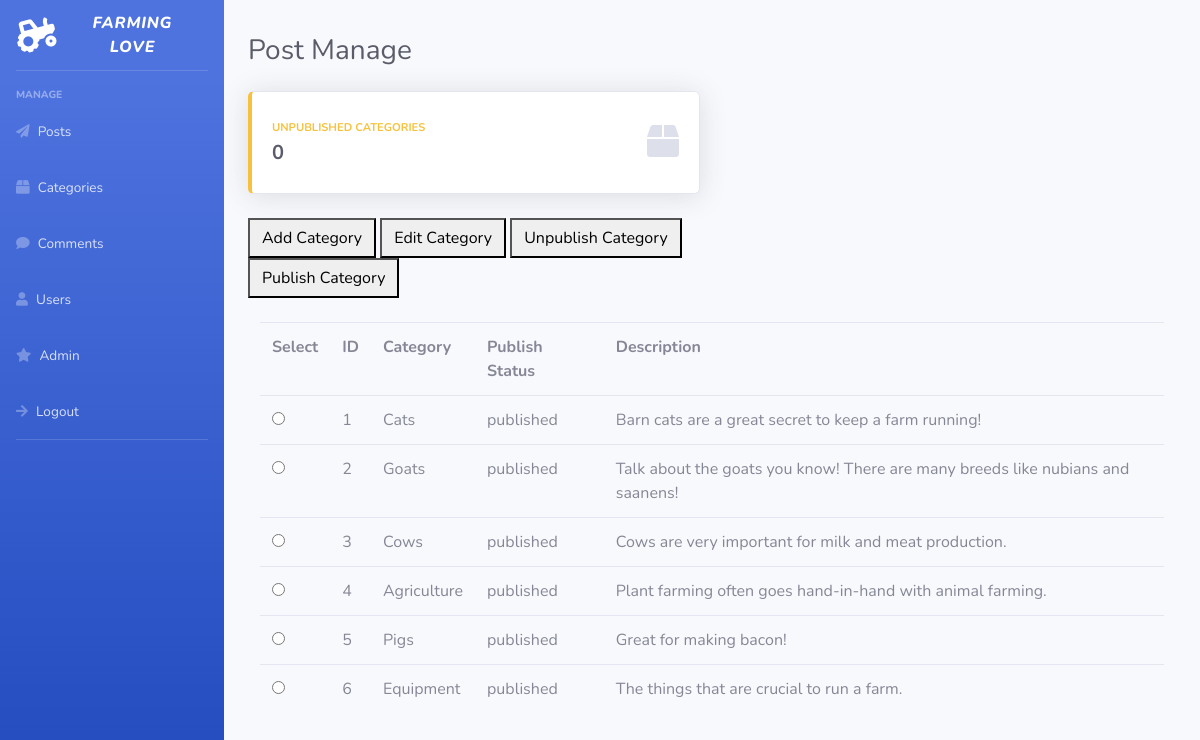
/admin/admincategoriesmanage.php (signed in), run on the app's committed database.
### tables this page shows
CREATE TABLE `category` (
  `category_id` int(11) NOT NULL,
  `categoryname` varchar(33) NOT NULL,
  `description` mediumtext NOT NULL,
  `status` tinyint(1) NOT NULL
);

### queries.php (called while the page is built, shortened)
<?php
$categoryq = "SELECT * FROM `category` ORDER BY 'post_id'";
$categories = mysqli_query($conn, $categoryq);
?>

### admin/admincategoriesmanage.php (the view, shortened to what this page needs)
<?php
include("../connectionvar.php");
include("../queries.php");
?>
<!DOCTYPE html>
<html lang="en">
<head>
    <link href="vendor/fontawesome-free/css/all.min.css" rel="stylesheet" type="text/css">
    <link href="css/sb-admin-2.min.css" rel="stylesheet">
</head>
<body id="page-top">
    <div id="wrapper">
    <?php
        require("adminsidebar.php");
    ?>
        <div id="content-wrapper" class="d-flex flex-column">
            <div id="content">
                <div class="container-fluid">
                    <div class="d-sm-flex align-items-center justify-content-between mb-4">
                        <h1 class="h3 mb-0 text-gray-800"> <br>Post Manage</h1>
                    </div>
                    <div class="row">
                        <div class="col-xl-6 col-md-6 mb-4">
                            <div class="card border-left-warning shadow h-100 py-2">
                                <div class="card-body">
                                    <div class="row no-gutters align-items-center">
                                        <div class="col mr-2">
                                            <div class="text-xs font-weight-bold text-warning text-uppercase mb-1">
                                                Unpublished Categories
                                            </div>
                                            <div class="h5 mb-0 font-weight-bold text-gray-800">
                                            <?php
                                            $c = 0;
                                            echo $c;
                                            ?>
                                            </div>
                                        </div>
                                        <div class="col-auto">
                                            <i class="fas fa-box fa-2x text-gray-300"></i>
                                        </div>
                                    </div>
                                </div>
                            </div>
                        </div>
                    </div>
                    <div class = "row">
                        <div class="col-xl-6 col-md-4 mb-4">
                            <form method = 'POST' action = "<?php echo $_SERVER['PHP_SELF']; ?>">
                            <button class="btn-icon-split" type = 'submit' name = 'addcategory'>
                                <span class="text">Add Category</span>
                            </button>
                            <button class="btn-icon-split" type = 'submit' name = 'editcategory'>
                                <span class="text">Edit Category</span>
                            </button>
                            <button class="btn-icon-split" type = 'submit' name = 'status0'>
                                <span class="text">Unpublish Category</span>
                            </button>
                            <button class="btn-icon-split" type = 'submit' name = 'status1'>
                                <span class="text">Publish Category</span>
                            </button>
                        </div>
                    </div>
                    <div class="col-xl-12 col-md-12 mb-4">
                        <table class="table">
                            <tr>
                            <th> Select </th>
                            <th> ID </th>
                            <th> Category </th>
                            <th> Publish Status </th>
                            <th> Description </th>
                            </tr>
                        <form method = 'POST' action = "<?php echo $_SERVER['PHP_SELF']; ?>">
                            <?php
                            while ($row = mysqli_fetch_array($categories)) {
                                if ($row['status']=='0') {
                                    $status = "unpublished";
                                } else {
                                    $status = "published";
                                }
                                echo "<tr> <td> <input type = 'radio' name = 'editop' value = '". $row['category_id']. "'> </td> <td>". $row['category_id']. "</td> <td>". $row['categoryname']. "</td> <td>". $status. "</td> <td>". $row['description']. "</td> </tr>";
                            }
                            ?>
                        </table>
                    </div>
                </div>
            </div>
        </div>
    </div>
</body>
</html>

### admin/adminsidebar.php
<html>
<ul class="navbar-nav bg-gradient-primary sidebar sidebar-dark accordion" id="accordionSidebar">
<a class="sidebar-brand d-flex align-items-center justify-content-center" href="../index.php">
    <div class="sidebar-brand-icon rotate-n-15">
        <i class="fa fa-tractor"></i>
    </div>
    <div class="sidebar-brand-text mx-3"><em> Farming Love </em></div>
</a>
<hr class="sidebar-divider">
<div class="sidebar-heading">
    Manage
</div>
<li class="nav-item">
    <a class="nav-link" href="adminpostmanage.php">
    <i class="fas fa-paper-plane"></i>
        <span>Posts</span></a>
</li>
<li class="nav-item">
    <a class="nav-link" href="admincategoriesmanage.php">
    <i class="fas fa-box"></i>
        <span>Categories</span></a>
</li>
<li class="nav-item">
    <a class="nav-link" href="admincommentsmanage.php">
    <i class="fa fa-comment"></i>
        <span>Comments</span></a>
</li>
<li class="nav-item">
    <a class="nav-link" href="adminusermanage.php">
    <i class="fa fa-user"></i>
        <span>Users</span></a>
</li>
<li class="nav-item">
    <a class="nav-link" href="adminsplash.php">
    <i class="fa fa-star"></i>
        <span>Admin</span></a>
</li>
<li class="nav-item">
    <a class="nav-link" href="../bloglogout.php">
    <i class="fa fa-arrow-right"></i>
        <span>Logout</span></a>
</li>
<hr class="sidebar-divider d-none d-md-block">
</ul>
</html>

### data on the page
category: category_id "1", categoryname "Cats", status "published", description "Barn cats are a great secret to keep a farm running!"
category: category_id "2", categoryname "Goats", status "published", description "Talk about the goats you know! There are many breeds like nubians and saanens!"
category: category_id "3", categoryname "Cows", status "published", description "Cows are very important for milk and meat production."
category: category_id "4", categoryname "Agriculture", status "published", description "Plant farming often goes hand-in-hand with animal farming."
category: category_id "5", categoryname "Pigs", status "published", description "Great for making bacon!"
category: category_id "6", categoryname "Equipment", status "published", description "The things that are crucial to run a farm."

### other printed values
$c "0"
